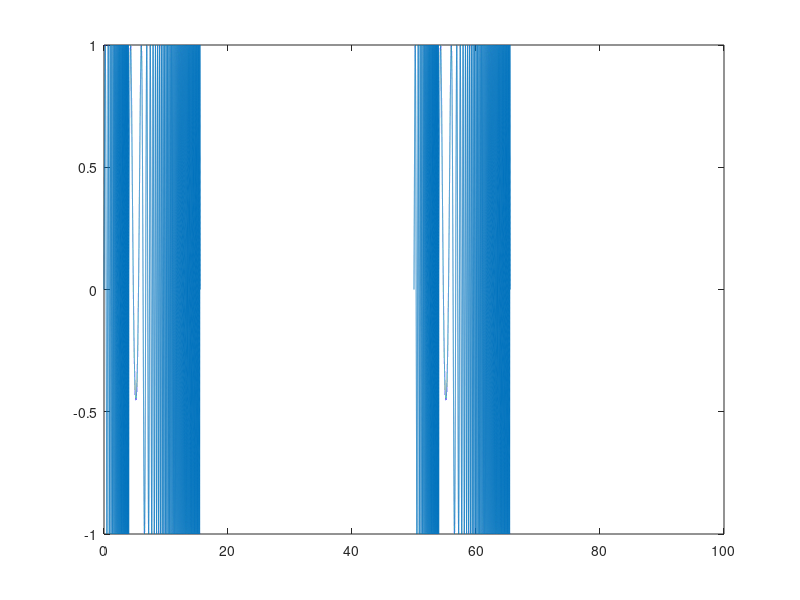

Here is the MATLAB script that generated this plot:
clear all
fc = 100;
phi0 = 0;
theta0 = 0;
T = 4;
B = 10;

M = 2;
Tsw = 50;
Ts = 1/((fc+B)*100);
NT = ceil(T/Ts);
NTsw = ceil(Tsw/Ts);
NTdown = ceil((Tsw-T)/(4*Ts));

t = 0:Ts:(M*NTsw*Ts-Ts);

m = B/(NT*Ts);
m_down = -B/(NTdown*Ts);

t_up = 0:Ts:((NT-1)*Ts);
t_down = 0:Ts:((NTdown-1)*Ts);

x = zeros(NTsw*M,1);
for l = 1:M
    x(((l-1)*NTsw+1):(NT+(l-1)*NTsw)) = sin(2*pi*t(((l-1)*NTsw+1):(NT+(l-1)*NTsw))+pi*m*(t_up.^2));
    x((NT+1+(l-1)*NTsw):(NT+NTdown+(l-1)*NTsw)) = sin(2*pi*t((NT+1+(l-1)*NTsw):(NT+NTdown+(l-1)*NTsw))+pi*m_down*(t_down.^2)+2*B*pi);
    x((NT+NTdown+1+(l-1)*NTsw):(NTsw*l)) = zeros(NTsw-NT-NTdown,1);
end

% x_linear = reshape(x,NTsw*M,1);
x_phase = angle(x);
x_freq = diff(x_phase)/(Ts*2*pi);
plot(t(1:(end)),x)